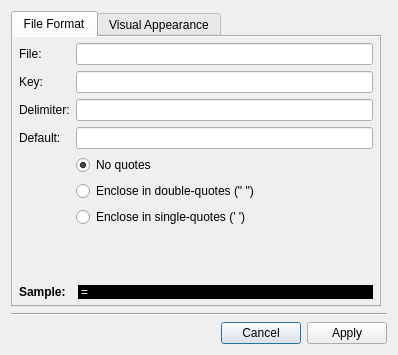
<?xml version="1.0" encoding="UTF-8"?>
<ui version="4.0">
 <class>SConfigDialog</class>
 <widget class="QDialog" name="SConfigDialog">
  <property name="geometry">
   <rect>
    <x>0</x>
    <y>0</y>
    <width>398</width>
    <height>355</height>
   </rect>
  </property>
  <property name="windowTitle">
   <string>Service Configuration Option</string>
  </property>
  <property name="windowIcon">
   <iconset resource="EasyPBI.qrc">
    <normaloff>:/png/icons/EasyPBIicon.png</normaloff>:/png/icons/EasyPBIicon.png</iconset>
  </property>
  <layout class="QGridLayout" name="gridLayout">
   <item row="2" column="1">
    <layout class="QVBoxLayout" name="verticalLayout_3"/>
   </item>
   <item row="4" column="0" colspan="2">
    <layout class="QHBoxLayout" name="horizontalLayout">
     <item>
      <spacer name="horizontalSpacer">
       <property name="orientation">
        <enum>Qt::Horizontal</enum>
       </property>
       <property name="sizeHint" stdset="0">
        <size>
         <width>40</width>
         <height>20</height>
        </size>
       </property>
      </spacer>
     </item>
     <item>
      <widget class="QPushButton" name="push_cancel">
       <property name="text">
        <string>Cancel</string>
       </property>
       <property name="icon">
        <iconset resource="EasyPBI.qrc">
         <normaloff>:/png/icons/cancel.png</normaloff>:/png/icons/cancel.png</iconset>
       </property>
      </widget>
     </item>
     <item>
      <widget class="QPushButton" name="push_apply">
       <property name="text">
        <string>Apply</string>
       </property>
       <property name="icon">
        <iconset resource="EasyPBI.qrc">
         <normaloff>:/png/icons/accept.png</normaloff>:/png/icons/accept.png</iconset>
       </property>
      </widget>
     </item>
    </layout>
   </item>
   <item row="3" column="0" colspan="2">
    <widget class="Line" name="line">
     <property name="orientation">
      <enum>Qt::Horizontal</enum>
     </property>
    </widget>
   </item>
   <item row="0" column="0">
    <widget class="QTabWidget" name="tabWidget">
     <property name="currentIndex">
      <number>0</number>
     </property>
     <widget class="QWidget" name="tab_file">
      <attribute name="icon">
       <iconset resource="EasyPBI.qrc">
        <normaloff>:/png/icons/file.png</normaloff>:/png/icons/file.png</iconset>
      </attribute>
      <attribute name="title">
       <string>File Format</string>
      </attribute>
      <layout class="QVBoxLayout" name="verticalLayout_2">
       <property name="margin">
        <number>0</number>
       </property>
       <item>
        <widget class="QScrollArea" name="scrollArea_2">
         <property name="frameShape">
          <enum>QFrame::NoFrame</enum>
         </property>
         <property name="frameShadow">
          <enum>QFrame::Plain</enum>
         </property>
         <property name="lineWidth">
          <number>0</number>
         </property>
         <property name="widgetResizable">
          <bool>true</bool>
         </property>
         <widget class="QWidget" name="scrollAreaWidgetContents_2">
          <property name="geometry">
           <rect>
            <x>0</x>
            <y>0</y>
            <width>374</width>
            <height>266</height>
           </rect>
          </property>
          <layout class="QFormLayout" name="formLayout_2">
           <property name="margin">
            <number>6</number>
           </property>
           <item row="0" column="0">
            <widget class="QLabel" name="label_11">
             <property name="text">
              <string>File:</string>
             </property>
            </widget>
           </item>
           <item row="0" column="1">
            <widget class="QLineEdit" name="line_file"/>
           </item>
           <item row="1" column="0">
            <widget class="QLabel" name="label_8">
             <property name="text">
              <string>Key:</string>
             </property>
            </widget>
           </item>
           <item row="1" column="1">
            <widget class="QLineEdit" name="line_key"/>
           </item>
           <item row="2" column="0">
            <widget class="QLabel" name="label_7">
             <property name="text">
              <string>Delimiter:</string>
             </property>
            </widget>
           </item>
           <item row="2" column="1">
            <widget class="QLineEdit" name="line_delim"/>
           </item>
           <item row="3" column="0">
            <widget class="QLabel" name="label_3">
             <property name="text">
              <string>Default:</string>
             </property>
            </widget>
           </item>
           <item row="3" column="1">
            <widget class="QLineEdit" name="line_default"/>
           </item>
           <item row="4" column="1">
            <widget class="QRadioButton" name="radio_noquotes">
             <property name="text">
              <string>No quotes</string>
             </property>
             <property name="checked">
              <bool>true</bool>
             </property>
            </widget>
           </item>
           <item row="5" column="1">
            <widget class="QRadioButton" name="radio_doublequotes">
             <property name="text">
              <string>Enclose in double-quotes (&quot; &quot;)</string>
             </property>
            </widget>
           </item>
           <item row="6" column="1">
            <widget class="QRadioButton" name="radio_singlequotes">
             <property name="text">
              <string>Enclose in single-quotes (' ')</string>
             </property>
            </widget>
           </item>
           <item row="7" column="1">
            <spacer name="verticalSpacer">
             <property name="orientation">
              <enum>Qt::Vertical</enum>
             </property>
             <property name="sizeHint" stdset="0">
              <size>
               <width>20</width>
               <height>40</height>
              </size>
             </property>
            </spacer>
           </item>
           <item row="8" column="0">
            <widget class="QLabel" name="label_12">
             <property name="font">
              <font>
               <weight>75</weight>
               <bold>true</bold>
              </font>
             </property>
             <property name="text">
              <string>Sample:</string>
             </property>
            </widget>
           </item>
           <item row="8" column="1">
            <widget class="QLabel" name="label_sample">
             <property name="sizePolicy">
              <sizepolicy hsizetype="MinimumExpanding" vsizetype="Preferred">
               <horstretch>0</horstretch>
               <verstretch>0</verstretch>
              </sizepolicy>
             </property>
             <property name="styleSheet">
              <string notr="true">background: black; color: white; margin-left: 2px;</string>
             </property>
             <property name="text">
              <string notr="true">&lt;key&gt;=&lt;value&gt;</string>
             </property>
            </widget>
           </item>
          </layout>
         </widget>
        </widget>
       </item>
      </layout>
     </widget>
     <widget class="QWidget" name="tab_vis">
      <attribute name="icon">
       <iconset resource="EasyPBI.qrc">
        <normaloff>:/png/icons/list.png</normaloff>:/png/icons/list.png</iconset>
      </attribute>
      <attribute name="title">
       <string>Visual Appearance</string>
      </attribute>
      <layout class="QVBoxLayout" name="verticalLayout_4">
       <property name="margin">
        <number>0</number>
       </property>
       <item>
        <widget class="QScrollArea" name="scrollArea">
         <property name="frameShape">
          <enum>QFrame::NoFrame</enum>
         </property>
         <property name="frameShadow">
          <enum>QFrame::Plain</enum>
         </property>
         <property name="lineWidth">
          <number>0</number>
         </property>
         <property name="widgetResizable">
          <bool>true</bool>
         </property>
         <widget class="QWidget" name="scrollAreaWidgetContents">
          <property name="geometry">
           <rect>
            <x>0</x>
            <y>0</y>
            <width>359</width>
            <height>419</height>
           </rect>
          </property>
          <layout class="QFormLayout" name="formLayout">
           <property name="leftMargin">
            <number>6</number>
           </property>
           <property name="topMargin">
            <number>2</number>
           </property>
           <property name="rightMargin">
            <number>6</number>
           </property>
           <property name="bottomMargin">
            <number>6</number>
           </property>
           <item row="8" column="0" colspan="2">
            <widget class="QGroupBox" name="group_options">
             <property name="title">
              <string>Options List</string>
             </property>
             <layout class="QVBoxLayout" name="verticalLayout">
              <property name="topMargin">
               <number>3</number>
              </property>
              <property name="bottomMargin">
               <number>3</number>
              </property>
              <item>
               <layout class="QHBoxLayout" name="horizontalLayout_3">
                <item>
                 <widget class="QToolButton" name="tool_optrem">
                  <property name="text">
                   <string>...</string>
                  </property>
                  <property name="icon">
                   <iconset resource="EasyPBI.qrc">
                    <normaloff>:/png/icons/minus.png</normaloff>:/png/icons/minus.png</iconset>
                  </property>
                 </widget>
                </item>
                <item>
                 <widget class="QToolButton" name="tool_optadd">
                  <property name="text">
                   <string>...</string>
                  </property>
                  <property name="icon">
                   <iconset resource="EasyPBI.qrc">
                    <normaloff>:/png/icons/plus.png</normaloff>:/png/icons/plus.png</iconset>
                  </property>
                 </widget>
                </item>
                <item>
                 <spacer name="horizontalSpacer_2">
                  <property name="orientation">
                   <enum>Qt::Horizontal</enum>
                  </property>
                  <property name="sizeType">
                   <enum>QSizePolicy::Expanding</enum>
                  </property>
                  <property name="sizeHint" stdset="0">
                   <size>
                    <width>40</width>
                    <height>20</height>
                   </size>
                  </property>
                 </spacer>
                </item>
                <item>
                 <widget class="QToolButton" name="tool_optup">
                  <property name="text">
                   <string>...</string>
                  </property>
                  <property name="icon">
                   <iconset resource="EasyPBI.qrc">
                    <normaloff>:/png/icons/arrow-up.png</normaloff>:/png/icons/arrow-up.png</iconset>
                  </property>
                 </widget>
                </item>
                <item>
                 <widget class="QToolButton" name="tool_optdown">
                  <property name="text">
                   <string>...</string>
                  </property>
                  <property name="icon">
                   <iconset resource="EasyPBI.qrc">
                    <normaloff>:/png/icons/arrow-down.png</normaloff>:/png/icons/arrow-down.png</iconset>
                  </property>
                 </widget>
                </item>
               </layout>
              </item>
              <item>
               <widget class="QListWidget" name="list_opts">
                <property name="sizePolicy">
                 <sizepolicy hsizetype="Preferred" vsizetype="Expanding">
                  <horstretch>0</horstretch>
                  <verstretch>0</verstretch>
                 </sizepolicy>
                </property>
               </widget>
              </item>
             </layout>
            </widget>
           </item>
           <item row="7" column="0" colspan="2">
            <widget class="QGroupBox" name="group_text">
             <property name="title">
              <string>Text Options</string>
             </property>
             <layout class="QFormLayout" name="formLayout_4">
              <property name="topMargin">
               <number>3</number>
              </property>
              <property name="bottomMargin">
               <number>3</number>
              </property>
              <item row="0" column="0">
               <widget class="QLabel" name="label_14">
                <property name="text">
                 <string>Max Length:</string>
                </property>
               </widget>
              </item>
              <item row="0" column="1">
               <widget class="QSpinBox" name="spin_maxlen">
                <property name="maximum">
                 <number>300</number>
                </property>
                <property name="value">
                 <number>25</number>
                </property>
               </widget>
              </item>
              <item row="1" column="1">
               <widget class="QCheckBox" name="check_hidetext">
                <property name="text">
                 <string>Hide Text (I.E. passwords)</string>
                </property>
               </widget>
              </item>
             </layout>
            </widget>
           </item>
           <item row="6" column="0" colspan="2">
            <widget class="QGroupBox" name="group_numbers">
             <property name="title">
              <string>Number Limits</string>
             </property>
             <layout class="QFormLayout" name="formLayout_3">
              <property name="topMargin">
               <number>3</number>
              </property>
              <property name="bottomMargin">
               <number>3</number>
              </property>
              <item row="0" column="0">
               <widget class="QLabel" name="label_4">
                <property name="text">
                 <string>Maximum:</string>
                </property>
               </widget>
              </item>
              <item row="0" column="1">
               <widget class="QSpinBox" name="spin_max">
                <property name="minimum">
                 <number>-100000</number>
                </property>
                <property name="maximum">
                 <number>1000000</number>
                </property>
               </widget>
              </item>
              <item row="1" column="0">
               <widget class="QLabel" name="label_5">
                <property name="text">
                 <string>Minimum:</string>
                </property>
               </widget>
              </item>
              <item row="1" column="1">
               <widget class="QSpinBox" name="spin_min">
                <property name="minimum">
                 <number>-100000</number>
                </property>
                <property name="maximum">
                 <number>100000</number>
                </property>
               </widget>
              </item>
             </layout>
            </widget>
           </item>
           <item row="4" column="1">
            <widget class="QPlainTextEdit" name="text_description">
             <property name="sizePolicy">
              <sizepolicy hsizetype="Expanding" vsizetype="Expanding">
               <horstretch>0</horstretch>
               <verstretch>0</verstretch>
              </sizepolicy>
             </property>
            </widget>
           </item>
           <item row="4" column="0">
            <widget class="QLabel" name="label_2">
             <property name="text">
              <string>Description:</string>
             </property>
            </widget>
           </item>
           <item row="2" column="1">
            <widget class="QLineEdit" name="line_name">
             <property name="sizePolicy">
              <sizepolicy hsizetype="Expanding" vsizetype="Fixed">
               <horstretch>0</horstretch>
               <verstretch>0</verstretch>
              </sizepolicy>
             </property>
            </widget>
           </item>
           <item row="2" column="0">
            <widget class="QLabel" name="label">
             <property name="text">
              <string>Name:</string>
             </property>
            </widget>
           </item>
           <item row="1" column="1">
            <widget class="QComboBox" name="combo_type">
             <property name="sizePolicy">
              <sizepolicy hsizetype="Expanding" vsizetype="Fixed">
               <horstretch>0</horstretch>
               <verstretch>0</verstretch>
              </sizepolicy>
             </property>
            </widget>
           </item>
           <item row="1" column="0">
            <widget class="QLabel" name="label_6">
             <property name="text">
              <string>Option Type:</string>
             </property>
            </widget>
           </item>
          </layout>
         </widget>
        </widget>
       </item>
      </layout>
     </widget>
    </widget>
   </item>
  </layout>
 </widget>
 <resources>
  <include location="EasyPBI.qrc"/>
 </resources>
 <connections/>
</ui>
